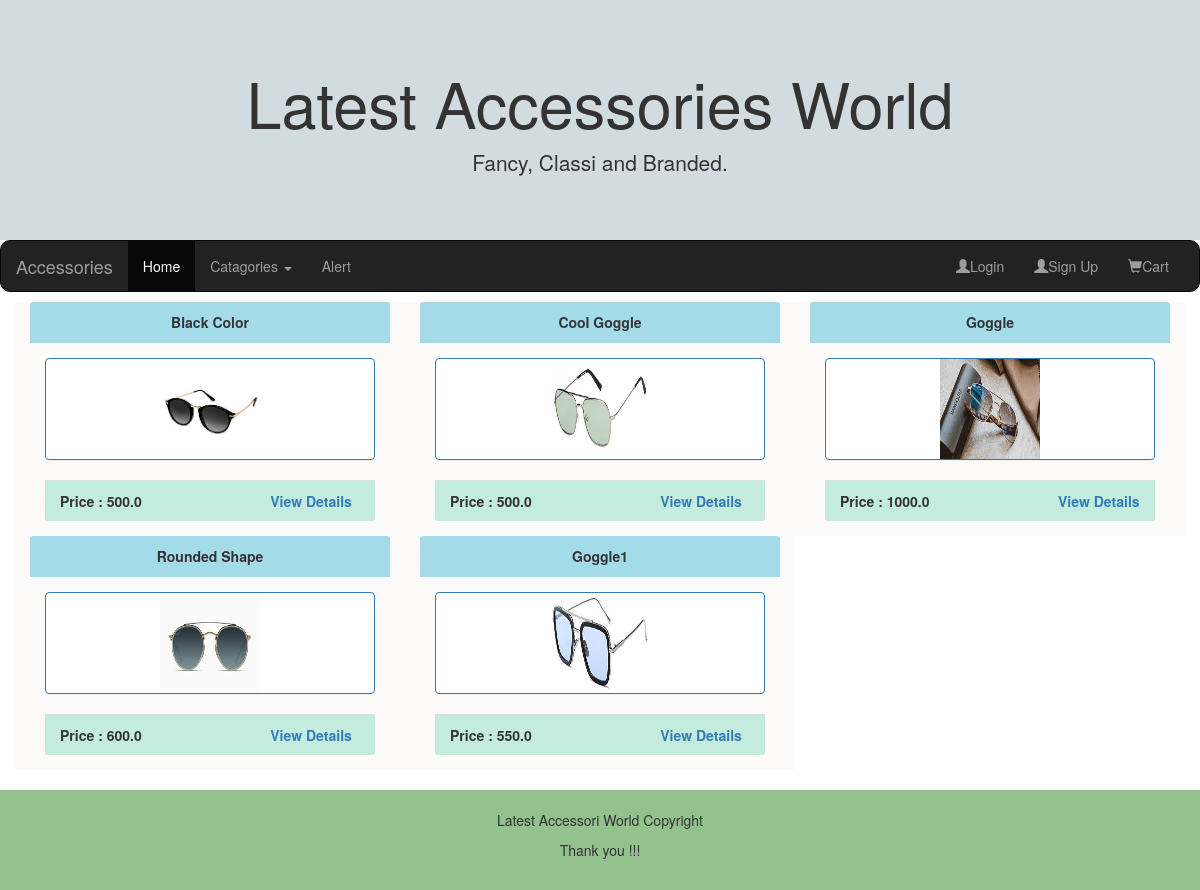
The page /ShowProduct/1 on the database its author committed.
### Admin/models.py (models this page shows, shortened)
class Product(models.Model):
    product_name = models.CharField(max_length=20)
    price = models.FloatField(default=200)
    imgurl = models.ImageField(upload_to="images")
    cat_id = models.ForeignKey(Category,on_delete=models.CASCADE)
    class Meta:
        db_table = "Product"

### User/views.py (the view)
# urls.py: path('ShowProduct/<cid>', views.ShowProduct),
def ShowProduct(request,cid):  #the product available in  cid (category_id)
    cats = Category.objects.all()
    products = Product.objects.filter(cat_id = cid)
    return render(request,"home.html",{"cats":cats,"products":products})

### User/templates/home.html
{%extends "master.html"%}

### User/templates/master.html (shortened to what this page needs)
{% load static %}
<!DOCTYPE html>
<html lang="en">
<head>
    <link rel="stylesheet" href="https://maxcdn.bootstrapcdn.com/bootstrap/3.4.1/css/bootstrap.min.css">
</head>
<body>
    <div class="jumbotron" style="background-color: rgb(209, 219, 224);">
        <div class="container text-center">
            <h1>Latest Accessories World</h1>
            <p>Fancy, Classi and Branded.</p>
        </div>
    </div>
    <nav class="navbar navbar-inverse">
        <div class="container-fluid">
            <div class="navbar-header">
                <a class="navbar-brand" href="#">
      {%if "uname" in request.session%}
      Welcome {{request.session.uname}}
      {%else%}
      Accessories
    {%endif%}</a>
            </div>
            <div class="collapse navbar-collapse" id="myNavbar">
                <ul class="nav navbar-nav">
                    <li class="active"><a href="/">Home</a></li>
                    <li class="dropdown">
                        <a class="dropdown-toggle" data-toggle="dropdown" href="#">Catagories
          <span class="caret"></span></a>
                    </li>
                    <li><a href="/alertPage">Alert</a></li>
                </ul>
                <ul class="nav navbar-nav navbar-right">
                    {%if "uname" in request.session%}
                    <li><a href="/Logout"><span class="glyphicon glyphicon-user"></span>Logout</a></li>
                    {%else%}
                    <li><a href="/Login"><span class="glyphicon glyphicon-user"></span>Login</a></li>
                    <li><a href="/SignUp"><span class="glyphicon glyphicon-user"></span>Sign Up</a></li>
                    {%endif%}
                    <li><a href="/ShowAllCartItems"><span class="glyphicon glyphicon-shopping-cart"></span>Cart</a></li>
                </ul>
            </div>
        </div>
    </nav>
    {%block content%}
    <div class="container">
        <div class="row">
            {%for product in products%}
            <div class="col-sm-4" style="background-color: rgb(252, 251, 249);">
                <center>
                    <div class="panel-heading" style="background-color:rgb(163, 219, 233);"><b>{{product.product_name}}</b></div>
                </center>
                <div class="panel-body">
                    <div class="panel panel-primary">
                        <center><img src="{{product.imgurl.url}}" height="100" width="100" /></center>
                    </div>
                    <div class="panel-footer" style="background-color: rgb(195, 236, 223);"><b>Price : {{product.price}}</b>
                        <a href="/ViewDetails/{{product.id}}"><b>View Details</b></a>
                    </div>
                </div>
            </div>
            {%endfor%}
        </div>
    </div><br> {%endblock%}
    <footer class="container-fluid text-center">
        <p>Latest Accessori World Copyright</p>
        <p>Thank you !!! </p>
    </footer>
</body>
</html>

### User/templates/master.html (style rules this page uses)
.navbar { margin-bottom: 10px; border-radius: 10px; }
.jumbotron { margin-bottom: 0; }
footer { background-color: #94c28e; padding: 20px; }

### rows shown on the page
Product: product_name "Black Color", imgurl (picture), price "500.0"
Product: product_name "Cool Goggle", imgurl (picture), price "500.0"
Product: product_name "Goggle", imgurl (picture), price "1000.0"
Product: product_name "Rounded Shape", imgurl (picture), price "600.0"
Product: product_name "Goggle1", imgurl (picture), price "550.0"
